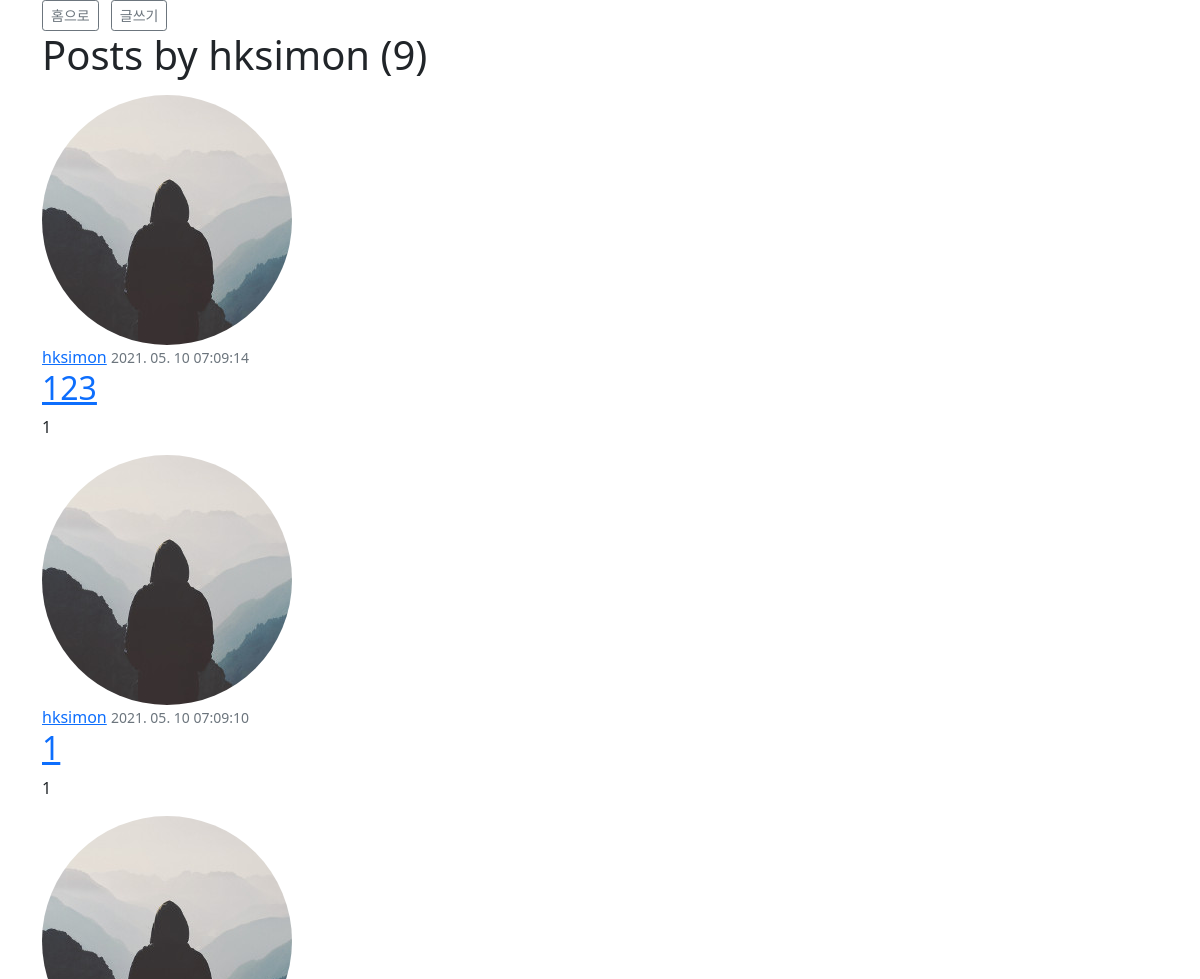
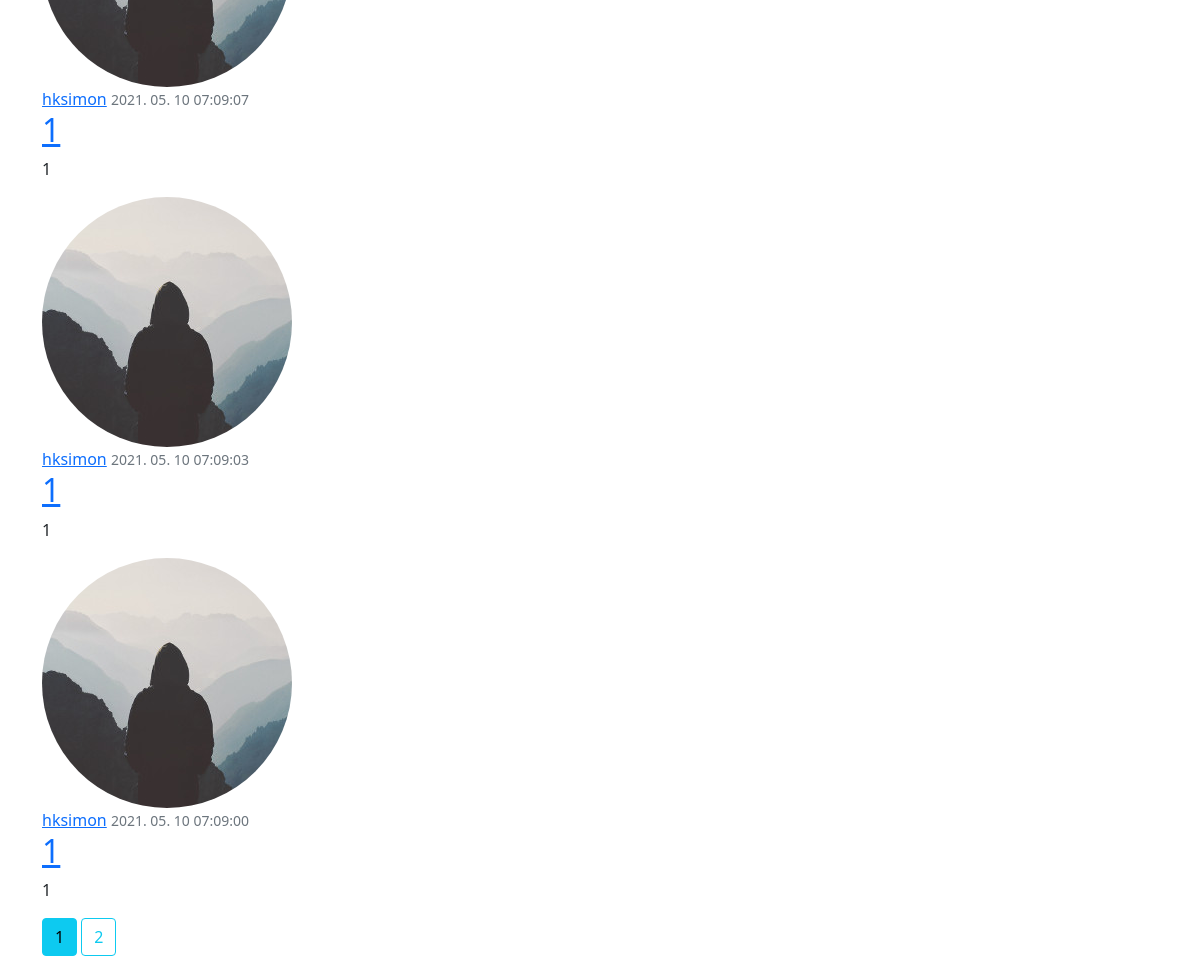
The app's page /user/hksimon with its own data (2 pictures, top to bottom).
### main/models.py (models this page shows, shortened)
class User(db.Model, UserMixin):
        id = db.Column(db.Integer, primary_key=True)
        username = db.Column(db.String(20), unique=True, nullable=False)
        email = db.Column(db.String(120), unique=True, nullable=False)
        image_file = db.Column(db.String(20), nullable=False, default='default.jpg')
        password = db.Column(db.String(60), nullable=False)
        posts = db.relationship('Post', backref='author', lazy=True)

class Post(db.Model):
        id = db.Column(db.Integer, primary_key=True)
        title = db.Column(db.String(100), nullable=False)
        date_posted = db.Column(db.DateTime, nullable=False, default=datetime.utcnow)
        content = db.Column(db.Text, nullable=False)
        user_id = db.Column(db.Integer, db.ForeignKey('user.id'), nullable=False)

### main/users/routes.py (the view)
@users.route("/user/<string:username>")
def user_posts(username):
        page = request.args.get('page', 1, type=int)
        user = User.query.filter_by(username=username).first_or_404()
        posts = Post.query.filter_by(author=user)\
                .order_by(Post.date_posted.desc())\
                .paginate(page=page, per_page=5)
        return render_template('user_posts.html', posts=posts, user=user)

### main/templates/user_posts.html
{% extends "layout.html" %}
{% block content %}
    <div class="container">
        <a class="btn btn-sm btn-outline-secondary me-2" href="{{ url_for('core.home') }}">홈으로</a>
        <a class="btn btn-sm btn-outline-secondary me-2" href="{{ url_for('posts.new_post') }}">글쓰기</a>
        <h1 class="mb-3">Posts by {{ user.username }} ({{ posts.total }})</h1>
        {% for post in posts.items %}
            <article class="media content-section">
                <img class="rounded-circle article-img" src="{{ url_for('static', filename='profile_pics/' + post.author.image_file) }}" />
                <div class="media-body">
                    <div class="article-metadata">
                        <a href="{{ url_for('users.user_posts', username=post.author.username) }}" class="mr-2">{{ post.author.username }}</a>
                        <small class="text-muted">{{ post.date_posted.strftime('%Y. %m. %d %H:%M:%S') }}</small>
                    </div>
                    <h2><a href="{{ url_for('posts.post', post_id=post.id)}}" class="article-title">{{ post.title }}</a></h2>
                    <p class="article-content">{{ post.content }}</p>
                </div>
            </article>
        {% endfor %}
        {% for page_num in posts.iter_pages(left_edge=3, right_edge=3, left_current=1, right_current=2) %}
            {% if page_num %}
                {% if posts.page == page_num %}
                    <a href="{{ url_for('users.user_posts', username=user.username, page=page_num) }}" class="btn btn-info mb-4">{{ page_num }}</a>
                {% else %}
                    <a href="{{ url_for('users.user_posts', username=user.username, page=page_num) }}" class="btn btn-outline-info mb-4">{{ page_num }}</a>
                {% endif %}
            {% else %}
                ...
            {% endif %}
        {% endfor %}
    </div>
{% endblock content %}

### main/templates/layout.html (shortened to what this page needs)
<!doctype html>
<html lang="kr">
    <head>
        <link href="https://cdn.jsdelivr.net/npm/bootstrap@5.0.0/dist/css/bootstrap.min.css" rel="stylesheet">
    </head>
    <body>
        {% block content %}{% endblock %}
    </body>
</html>

### records on screen
User: username "hksimon"
Post: image_file (placeholder picture), author.username "hksimon", date_posted "2021. 05. 10 07:09:14", title "123", content "1"
Post: image_file (placeholder picture), author.username "hksimon", date_posted "2021. 05. 10 07:09:10", title "1", content "1"
Post: image_file (placeholder picture), author.username "hksimon", date_posted "2021. 05. 10 07:09:07", title "1", content "1"
Post: image_file (placeholder picture), author.username "hksimon", date_posted "2021. 05. 10 07:09:03", title "1", content "1"
Post: image_file (placeholder picture), author.username "hksimon", date_posted "2021. 05. 10 07:09:00", title "1", content "1"

### other values on screen
{{ posts.total }} "9"
{{ page_num }} "1"
{{ page_num }} "2"
